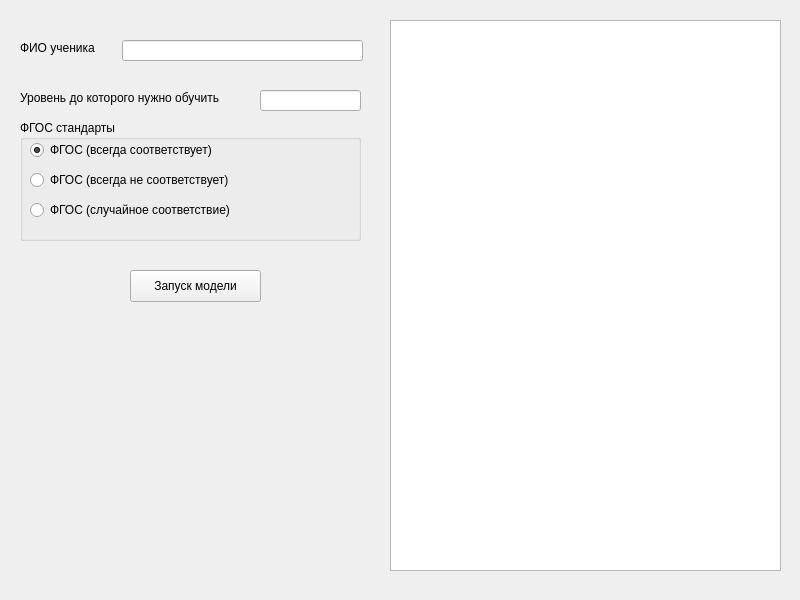
<?xml version="1.0" encoding="UTF-8"?>
<ui version="4.0">
    <class>MainWindow</class>
    <widget class="QMainWindow" name="MainWindow">
        <property name="geometry">
            <rect>
                <x>0</x>
                <y>0</y>
                <width>800</width>
                <height>600</height>
            </rect>
        </property>
        <property name="windowTitle">
            <string>MainWindow</string>
        </property>
        <widget class="QWidget" name="centralwidget">
            <widget class="QLabel" name="label">
                <property name="geometry">
                    <rect>
                        <x>20</x>
                        <y>40</y>
                        <width>121</width>
                        <height>16</height>
                    </rect>
                </property>
                <property name="text">
                    <string>ФИО ученика</string>
                </property>
            </widget>
            <widget class="QLabel" name="label_2">
                <property name="geometry">
                    <rect>
                        <x>20</x>
                        <y>90</y>
                        <width>241</width>
                        <height>16</height>
                    </rect>
                </property>
                <property name="text">
                    <string>Уровень до которого нужно обучить</string>
                </property>
            </widget>
            <widget class="QGroupBox" name="groupBox">
                <property name="geometry">
                    <rect>
                        <x>20</x>
                        <y>120</y>
                        <width>341</width>
                        <height>121</height>
                    </rect>
                </property>
                <property name="title">
                    <string>ФГОС стандарты</string>
                </property>
                <widget class="QRadioButton" name="rbFgosTrue">
                    <property name="geometry">
                        <rect>
                            <x>10</x>
                            <y>20</y>
                            <width>291</width>
                            <height>20</height>
                        </rect>
                    </property>
                    <property name="text">
                        <string>ФГОС (всегда соответствует)</string>
                    </property>
                    <property name="checked">
                        <bool>true</bool>
                    </property>
                </widget>
                <widget class="QRadioButton" name="rbFgosFalse">
                    <property name="geometry">
                        <rect>
                            <x>10</x>
                            <y>50</y>
                            <width>231</width>
                            <height>20</height>
                        </rect>
                    </property>
                    <property name="text">
                        <string>ФГОС (всегда не соответствует)</string>
                    </property>
                </widget>
                <widget class="QRadioButton" name="rbFgosRandom">
                    <property name="geometry">
                        <rect>
                            <x>10</x>
                            <y>80</y>
                            <width>241</width>
                            <height>20</height>
                        </rect>
                    </property>
                    <property name="text">
                        <string>ФГОС (случайное соответствие)</string>
                    </property>
                </widget>
            </widget>
            <widget class="QPushButton" name="buttonStartModel">
                <property name="geometry">
                    <rect>
                        <x>130</x>
                        <y>270</y>
                        <width>131</width>
                        <height>32</height>
                    </rect>
                </property>
                <property name="text">
                    <string>Запуск модели</string>
                </property>
            </widget>
            <widget class="QLineEdit" name="lineEditStudentName">
                <property name="geometry">
                    <rect>
                        <x>122</x>
                        <y>40</y>
                        <width>241</width>
                        <height>21</height>
                    </rect>
                </property>
            </widget>
            <widget class="QLineEdit" name="lineEditStudentLevel">
                <property name="geometry">
                    <rect>
                        <x>260</x>
                        <y>90</y>
                        <width>101</width>
                        <height>21</height>
                    </rect>
                </property>
                <property name="inputMethodHints">
                    <set>Qt::ImhPreferNumbers</set>
                </property>
            </widget>
            <widget class="QTextEdit" name="plainTextStatus">
                <property name="geometry">
                    <rect>
                        <x>390</x>
                        <y>20</y>
                        <width>391</width>
                        <height>551</height>
                    </rect>
                </property>
            </widget>
        </widget>
    </widget>
    <resources/>
    <connections/>
</ui>
